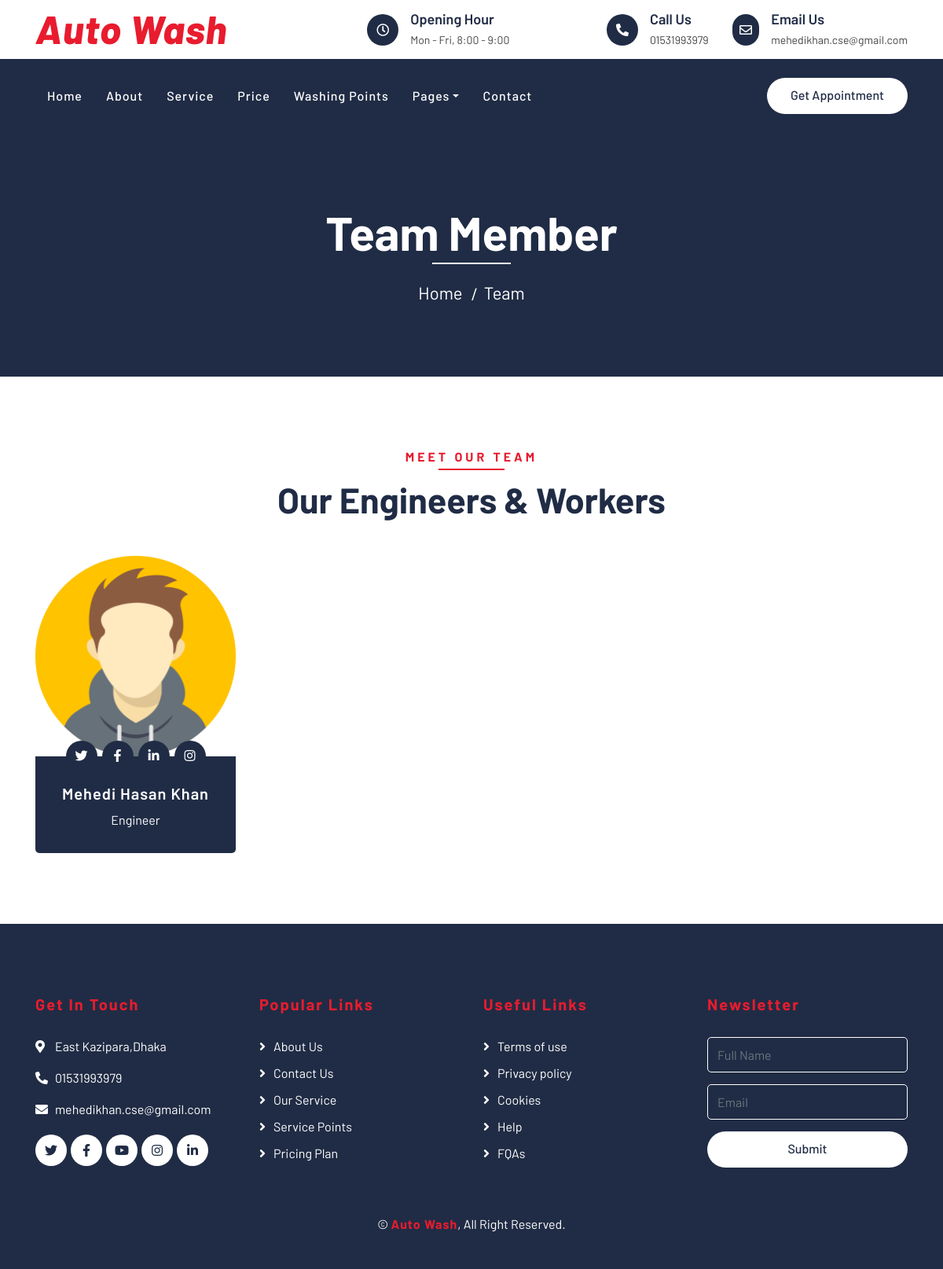
Screenshot of /teams/ with the database file from the repository.
### CleaningService/models.py (models this page shows, shortened)
class Office(models.Model):
    Ouser = models.OneToOneField(User,on_delete=models.CASCADE,default='1')
    Office_name = models.CharField(max_length=100,verbose_name='Office Name',blank=True)
    Office_location = models.CharField(max_length=100,verbose_name='Office Location',blank=True)
    Day_time = models.CharField(max_length=100,blank=False,verbose_name='Office Day and Time')
    Number = models.CharField(max_length=15,blank=True,verbose_name='Quick Contact Number')
    Email = models.EmailField()
    Status = models.BooleanField(default=False)

class Employee(models.Model):
    EName = models.CharField(max_length=50,blank=False,verbose_name='Employee Name')
    Position = models.CharField(max_length=30,blank=False)
    Phone = models.CharField(max_length=16)
    ProfilePic = models.ImageField(upload_to='EProfilePic')
    Twitter = URLField(verbose_name='Twitter Profile URL')
    Facebook = URLField(verbose_name='Facebook Profile URL')
    Linkedin = URLField(verbose_name='Linkedin Profile URL')
    Instagram = URLField(verbose_name='Instagram Profile URL')

### CleaningService/views.py (the view)
# urls.py: path('teams/',teams,name='teams'),
def teams(request):
    context = {}
    office = Office.objects.all()
    context['offices'] = office
    employees = Employee.objects.all()
    context['employees'] = employees
    return render(request,'Team/team.html',context)

### CleaningService/templatetags/mytags.py (called while the page is built)
@register.filter(name='checkpath')
def check_path(path):
    data = path.split('/')
    return data[-2]

### templates/Team/team.html (shortened to what this page needs)
{% extends 'CleanningService/base.html' %}
{% block container %}
    {% include 'CleanningService/topbar.html' %}
    {% include 'CleanningService/navbar.html' %}
    <div class="page-header">
        <div class="container">
            <div class="row">
                <div class="col-12">
                    <h2>Team Member</h2>
                </div>
                <div class="col-12">
                    <a href="{% url 'home' %}">Home</a>
                    <a href="{% url 'teams' %}">Team</a>
                </div>
            </div>
        </div>
    </div>
    {% include 'CleanningService/team.html' %}
    {% include 'CleanningService/footer.html' %}
{% endblock %}

### templates/CleanningService/topbar.html
<div class="top-bar">
    <div class="container">
        <div class="row align-items-center">
            <div class="col-lg-4 col-md-12">
                <div class="logo">
                    <a href="{% url 'home' %}">
                        {% for office in offices %}
                        {% if office.Status == True %}
                        <h1>{{office.Office_name}}</h1>
                        {% else %}
                        <h1>Auto<span>Wash</span></h1>
                        {% endif %}
                        {% endfor %}
                    </a>
                </div>
            </div>
            {% for office in offices %}
            {% if office.Status == True %}
            <div class="col-lg-8 col-md-7 d-none d-lg-block">
                <div class="row">
                    <div class="col-4">
                        <div class="top-bar-item">
                            <div class="top-bar-icon">
                                <i class="far fa-clock"></i>
                            </div>
                            <div class="top-bar-text">
                                <h3>Opening Hour</h3>
                                <p>{{office.Day_time}}</p>
                            </div>
                        </div>
                    </div>
                    <div class="col-4">
                        <div class="top-bar-item">
                            <div class="top-bar-icon">
                                <i class="fa fa-phone-alt"></i>
                            </div>
                            <div class="top-bar-text">
                                <h3>Call Us</h3>
                                <p>{{office.Number}}</p>
                            </div>
                        </div>
                    </div>
                    <div class="col-4">
                        <div class="top-bar-item">
                            <div class="top-bar-icon">
                                <i class="far fa-envelope"></i>
                            </div>
                            <div class="top-bar-text">
                                <h3>Email Us</h3>
                                <p>{{office.Email}}</p>
                            </div>
                        </div>
                    </div>
                </div>
            </div>
            {% endif %}
            {% endfor %}
        </div>
    </div>
</div>

### templates/CleanningService/team.html
{% load static %}
<div class="team">
    <div class="container">
        <div class="section-header text-center">
            <p>Meet Our Team</p>
            <h2>Our Engineers & Workers</h2>
        </div>
        <div class="row">
            {% for employee in employees %}
                <div class="col-lg-3 col-md-6">
                    <div class="team-item">
                        <div class="team-img">
                            <img src="{{ employee.ProfilePic.url }}" alt="Team Image">
                        </div>
                        <div class="team-text">
                            <h2>{{employee.EName}}</h2>
                            <p>{{employee.Position}}</p>
                            <div class="team-social">
                                <a href="{{employee.Twitter}}" target='_blank' ><i class="fab fa-twitter"></i></a>
                                <a href="{{ employee.Facebook }}" target='_blank' ><i class="fab fa-facebook-f"></i></a>
                                <a href="{{employee.Linkedin}}" target='_blank'><i class="fab fa-linkedin-in"></i></a>
                                <a href="{{employee.Instagram}}" target='_blank'><i class="fab fa-instagram"></i></a>
                            </div>
                        </div>
                    </div>
                </div>
            {% endfor %}
        </div>
    </div>
</div>

### templates/CleanningService/footer.html
<div class="footer">
    <div class="container">
        <div class="row">
            {% for office in offices %}
            {% if office.Status == True %}
            <div class="col-lg-3 col-md-6">
                <div class="footer-contact">
                    <h2>Get In Touch</h2>
                    <p><i class="fa fa-map-marker-alt"></i>{{ office.Office_location }}</p>
                    <p><i class="fa fa-phone-alt"></i>{{office.Number}}</p>
                    <p><i class="fa fa-envelope"></i>{{ office.Email }}</p>
                    <div class="footer-social">
                        <a class="btn" href=""><i class="fab fa-twitter"></i></a>
                        <a class="btn" href=""><i class="fab fa-facebook-f"></i></a>
                        <a class="btn" href=""><i class="fab fa-youtube"></i></a>
                        <a class="btn" href=""><i class="fab fa-instagram"></i></a>
                        <a class="btn" href=""><i class="fab fa-linkedin-in"></i></a>
                    </div>
                </div>
            </div>
            {% endif %}
            {% endfor %}
            <div class="col-lg-3 col-md-6">
                <div class="footer-link">
                    <h2>Popular Links</h2>
                    <a href="">About Us</a>
                    <a href="">Contact Us</a>
                    <a href="">Our Service</a>
                    <a href="">Service Points</a>
                    <a href="">Pricing Plan</a>
                </div>
            </div>
            <div class="col-lg-3 col-md-6">
                <div class="footer-link">
                    <h2>Useful Links</h2>
                    <a href="">Terms of use</a>
                    <a href="">Privacy policy</a>
                    <a href="">Cookies</a>
                    <a href="">Help</a>
                    <a href="">FQAs</a>
                </div>
            </div>
            <div class="col-lg-3 col-md-6">
                <div class="footer-newsletter">
                    <h2>Newsletter</h2>
                    <form>
                        <input class="form-control" placeholder="Full Name">
                        <input class="form-control" placeholder="Email">
                        <button class="btn btn-custom">Submit</button>
                    </form>
                </div>
            </div>
        </div>
    </div>
    <div class="container copyright">
        {% for office in offices %}
        {% if office.Status == True %}
        <p>&copy; <a href="{% url 'home' %}">{{office.Office_name}}</a>, All Right Reserved.</p>
        {% endif %}
        {% endfor %}
    </div>
</div>

### rows the page displays
Office: Office_name "Auto Wash", Day_time "Mon - Fri, 8:00 - 9:00", Number "01531993979", Email "mehedikhan.cse@gmail.com", Office_location "East Kazipara,Dhaka"
Employee: ProfilePic (picture), EName "Mehedi Hasan Khan", Position "Engineer"
